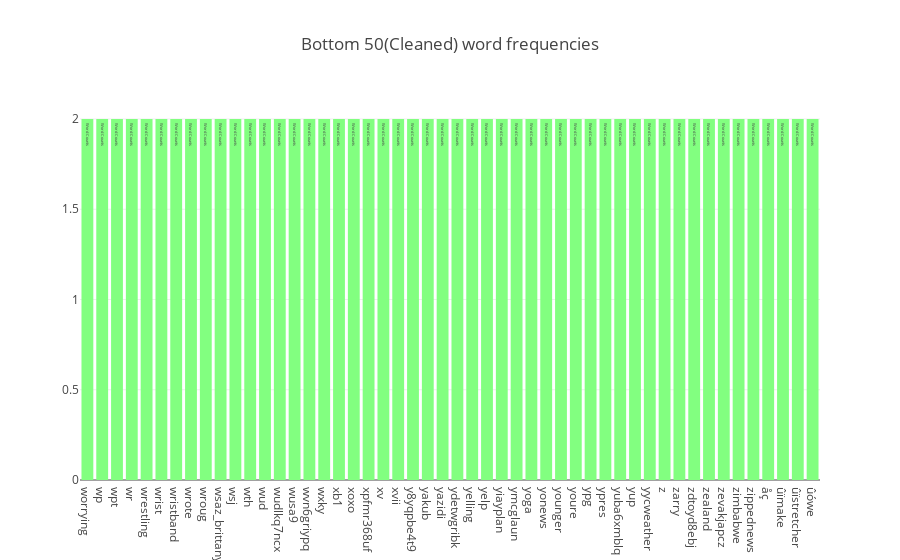

The cell this chart's notebook holds for it:
### Code cell
data = [go.Bar(
    x = x[-50:],
    y = y[-50:],
    marker = dict(colorscale='Jet', color = y[-50:]),
    text = 'Word Counts'
)]

layout = go.Layout(
    title = "Bottom 50(Cleaned) word frequencies"
)

fig = go.Figure(data=data, layout=layout)

py.iplot(fig, filename='basic-bar')

### Figure 1 — Plotly figure (JSON) as saved in the notebook; plotly's stock layout.template omitted (floating-point values rounded to 4 significant figures)
{"data": [{"marker": {"color": [2, 2, 2, 2, 2, 2, 2, 2, 2, 2, 2, 2, 2, 2, 2, 2, 2, 2, 2, 2, 2, 2, 2, 2, 2, 2, 2, 2, 2, 2, 2, 2, 2, 2, 2, 2, 2, 2, 2, 2, 2, 2, 2, 2, 2, 2, 2, 2, 2, 2], "colorscale": "Jet"}, "text": "Word Counts", "type": "bar", "uid": "230a3606-a931-416f-afb9-dec151bca7ca", "x": ["worrying", "wp", "wpt", "wr", "wrestling", "wrist", "wristband", "wrote", "wroug", "wsaz_brittany", "wsj", "wth", "wud", "wudlkq7ncx", "wusa9", "wvn6griypq", "wxky", "xb1", "xoxo", "xpfmr368uf", "xv", "xvii", "y8yqpbe4t9", "yakub", "yazidi", "ydetwgribk", "yelling", "yelp", "yiayplan", "ymcglaun", "yoga", "yonews", "younger", "youre", "ypg", "ypres", "yuba6xmblq", "yup", "yycweather", "z", "zarry", "zdtoyd8ebj", "zealand", "zevakjapcz", "zimbabwe", "zippednews", "åç", "ûïmake", "ûïstretcher", "ûówe"], "y": [2, 2, 2, 2, 2, 2, 2, 2, 2, 2, 2, 2, 2, 2, 2, 2, 2, 2, 2, 2, 2, 2, 2, 2, 2, 2, 2, 2, 2, 2, 2, 2, 2, 2, 2, 2, 2, 2, 2, 2, 2, 2, 2, 2, 2, 2, 2, 2, 2, 2]}], "layout": {"title": {"text": "Bottom 50(Cleaned) word frequencies"}}}
